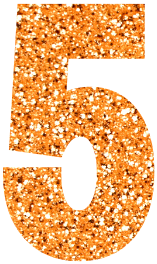
#> input picture 16 ANIMACIONES CON OPENCV/cinco.png, 157 x 264 px
$ python animacion.py
#> lines starting #> are read from the running program, lines starting #| are printed output that depends on the picture
import cv2
import numpy as np

salida = cv2.VideoWriter('videoSalida.avi',cv2.VideoWriter_fourcc(*"MJPG"),30,(1280,720))

imagen = 255*np.ones(shape=(720,1280,3),dtype=np.uint8)

cinco = cv2.imread('cinco.png')
#> cinco is the input picture: shape (264, 157, 3); mean B, G, R 133, 186.4, 242.2
filas_cinco = cinco.shape[0]
#> filas_cinco = 264
col_cinco = cinco.shape[1]
#> col_cinco = 157

cero = cv2.imread('cero.png')
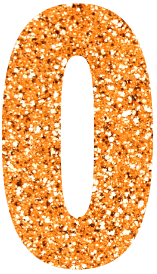
#> input picture 16 ANIMACIONES CON OPENCV/cero.png, 157 x 274 px
#> cero is the input picture: shape (274, 157, 3); mean B, G, R 132.3, 186.1, 242.4
filas_cero = cero.shape[0]
#> filas_cero = 274
col_cero = cero.shape[1]
#> col_cero = 157

suscriptores = cv2.imread('suscriptores.png')
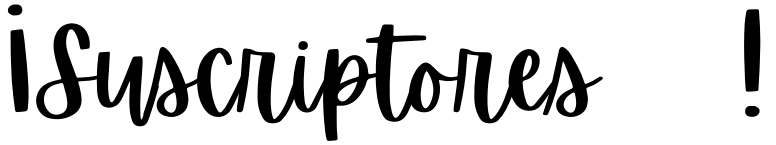
#> input picture 16 ANIMACIONES CON OPENCV/suscriptores.png, 776 x 145 px
#> suscriptores is the input picture: shape (145, 776, 3); min 0, max 255, mean 209.1
filas_suscriptores = suscriptores.shape[0]
#> filas_suscriptores = 145
col_suscriptores = suscriptores.shape[1]
#> col_suscriptores = 776

corazon = cv2.imread('corazon.png')
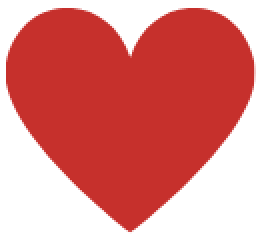
#> input picture 16 ANIMACIONES CON OPENCV/corazon.png, 131 x 120 px (shown 2 times larger)
#> corazon is the input picture: shape (120, 131, 3); mean B, G, R 128.6, 131, 220.8
filas_corazon = corazon.shape[0]
#> filas_corazon = 120
col_corazon = corazon.shape[1]
#> col_corazon = 131

#----- Visualiza 5000 (bajan desde la parte superior) -----
for i in np.arange(0,150,4):
	n_imagen1 = imagen.copy()
	n_imagen1[i:i+filas_cinco,320:320+col_cinco] = cinco
	salida.write(n_imagen1)
	cv2.imshow('Imagen',n_imagen1)
	cv2.waitKey(10)

for i in np.arange(0,140,4):
	n_imagen2 = n_imagen1.copy()
	n_imagen2[i:i+filas_cero,480:480+col_cero] = cero
	salida.write(n_imagen2)
	cv2.imshow('Imagen',n_imagen2)
	cv2.waitKey(10)
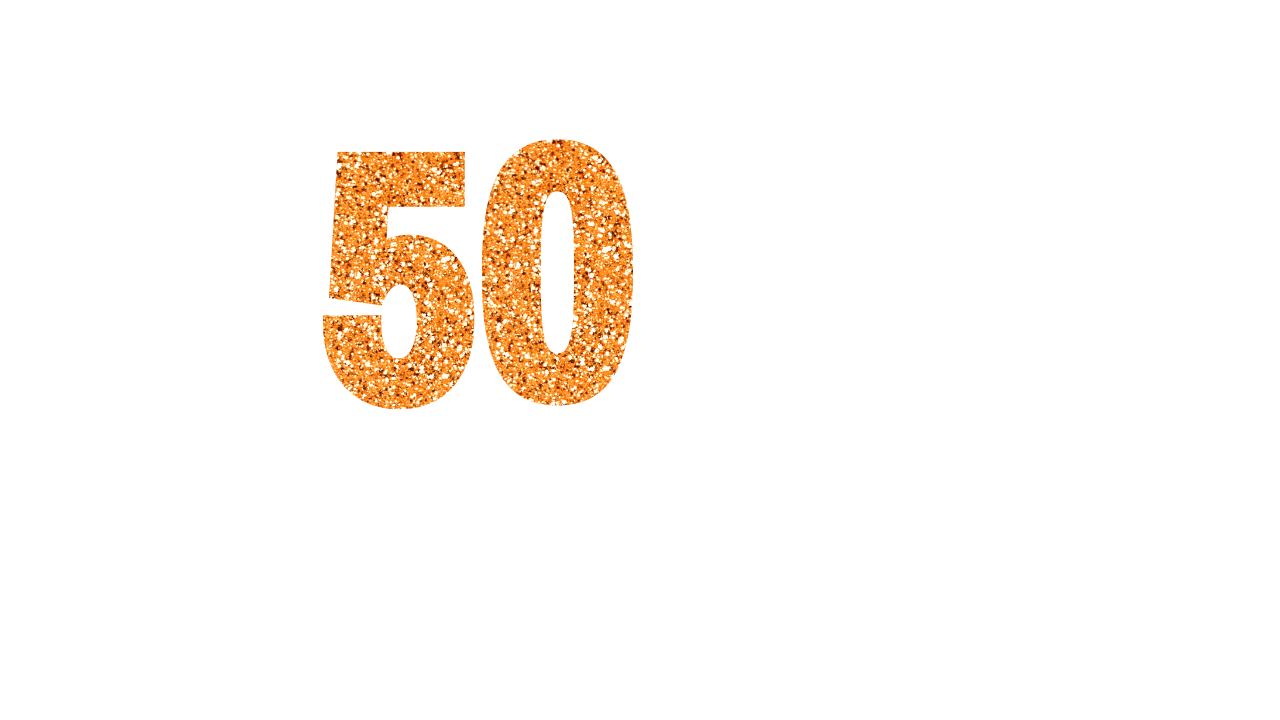
#> n_imagen2: shape (720, 1280, 3); mean B, G, R 243.8, 248.7, 253.8

for i in np.arange(0,140,4):
	n_imagen3 = n_imagen2.copy()
	n_imagen3[i:i+filas_cero,635:635+col_cero] = cero
	salida.write(n_imagen3)
	cv2.imshow('Imagen',n_imagen3)
	cv2.waitKey(10)
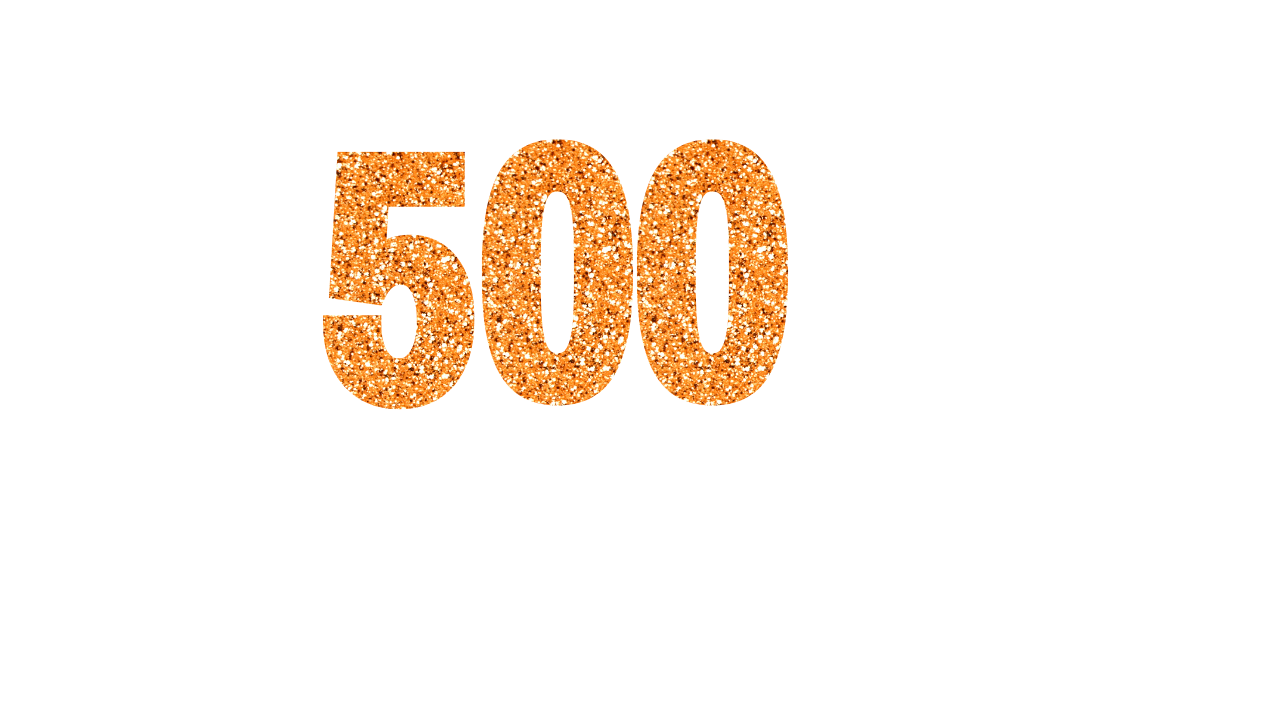
#> n_imagen3: shape (720, 1280, 3); mean B, G, R 238.1, 245.5, 253.2

for i in np.arange(0,140,4):
	n_imagen4 = n_imagen3.copy()
	n_imagen4[i:i+filas_cero,790:790+col_cero] = cero
	salida.write(n_imagen4)
	cv2.imshow('Imagen',n_imagen4)
	cv2.waitKey(10)

#----- Visualiza ¡Suscriptores! (Aparece poco a poco) -----
for i in np.arange(0.3,1,0.03):
	crop_n_imagen4 = n_imagen4[428:428 + filas_suscriptores, 260:260 + col_suscriptores]
	n_imagen4[428:428 + filas_suscriptores, 260:260 + col_suscriptores] = cv2.addWeighted(suscriptores,i,crop_n_imagen4,0.9,0)
	salida.write(n_imagen4)
	cv2.imshow("Imagen",n_imagen4)
	cv2.waitKey(10)
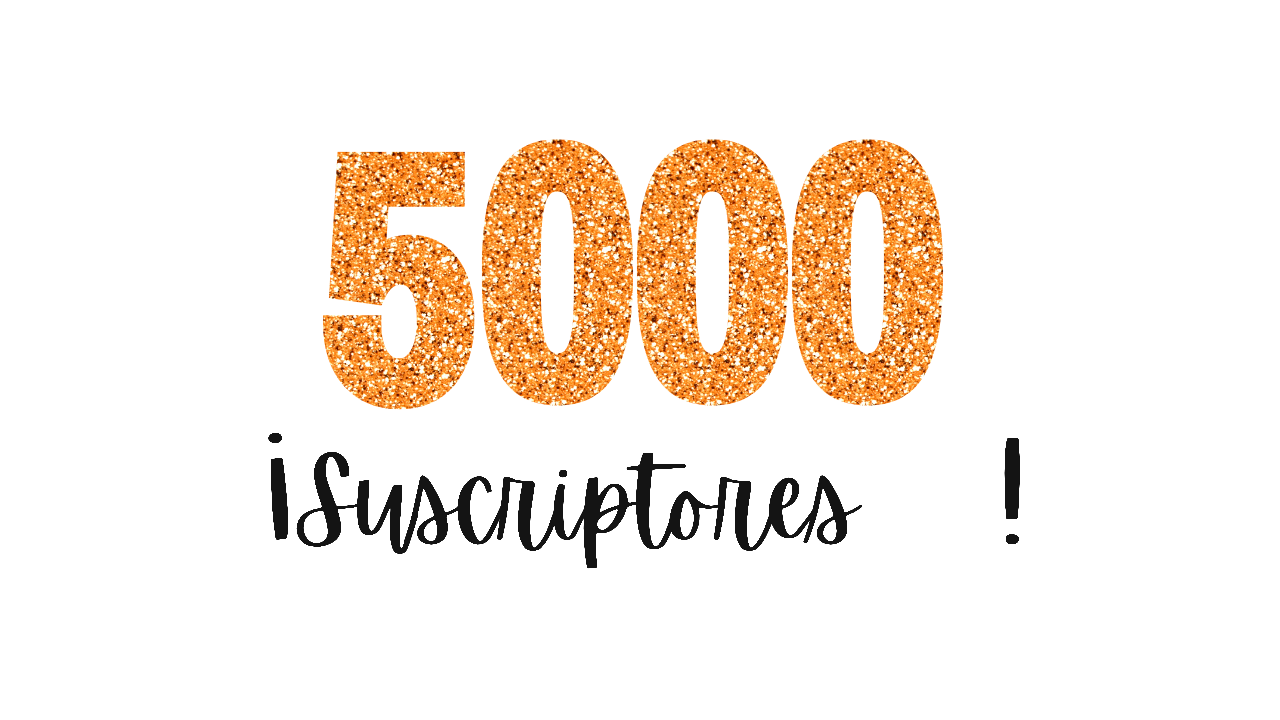
#> n_imagen4: shape (720, 1280, 3); mean B, G, R 227.7, 237.6, 248

#----- Visualiza el corazón (Latidos en encendido y apagado) -----
j = 0
for i in range(200):
	n_imagen5 = n_imagen4.copy()
	if j <= 10:
		n_imagen5[440:440+filas_corazon,865:865+col_corazon] = corazon
	if j > 20:
		j = 0
	j = j + 1

	salida.write(n_imagen5)
	cv2.imshow('Imagen',n_imagen5)
	cv2.waitKey(10)
#> this loop made 200 passes
#> pass 1, `cv2.imshow('Imagen',n_imagen5)`:
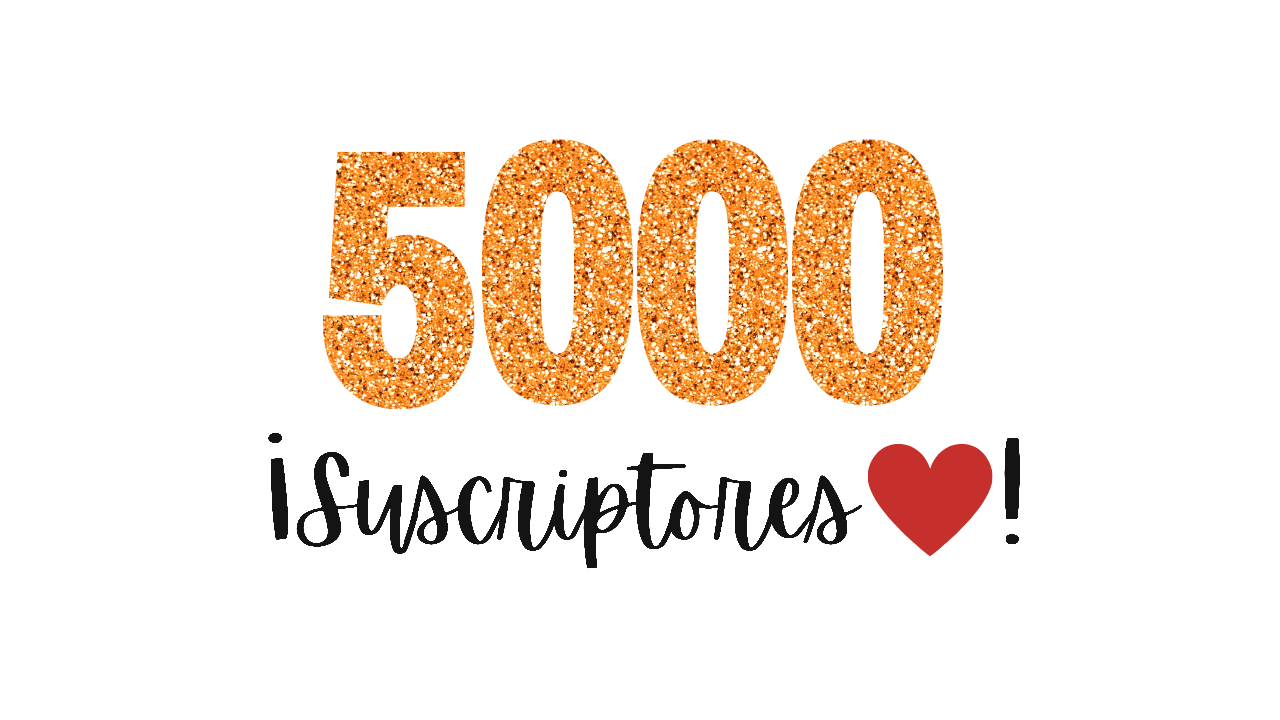
#> window 'Imagen': shape (720, 1280, 3); mean B, G, R 225.5, 235.5, 247.4
#> after the loop, j = 11

salida.release()
cv2.waitKey(0)
cv2.destroyAllWindows()
